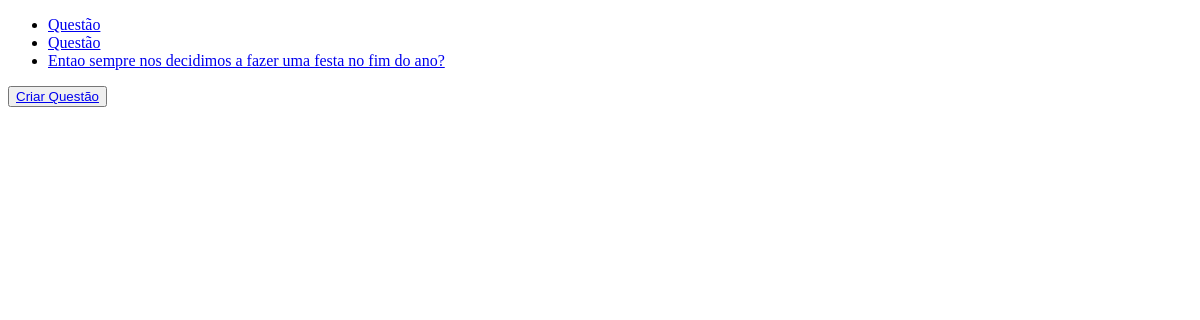
The page /votacao/ (signed in) on the database as committed earlier.
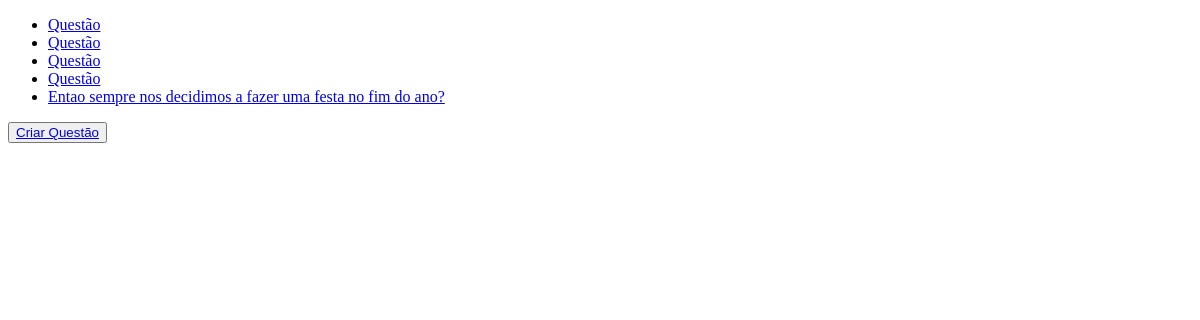
The same page on the database as committed later.
### votacao/models.py (models this page shows, shortened)
class Questao(models.Model):
    questao_texto = models.CharField(max_length=200)
    pub_data = models.DateTimeField('data da publicacao')

### votacao/views.py (the view)
# urls.py: path("", views.index, name="index"),
def index(request):
    if not request.user.is_authenticated:
        return render(request, 'votacao/login.html')
    else:
        latest_question_list = Questao.objects.order_by('-pub_data')[:5]
        context = {'latest_question_list': latest_question_list}
        return render(request, 'votacao/index.html', context)

### votacao/templates/votacao/index.html (shortened to what this page needs)
<!DOCTYPE html>
<html lang="en">
<head>
</head>
<body>
{% if latest_question_list %}
<ul>
 {% for questao in latest_question_list %}
 <li>
<a href="{% url 'votacao:detalhe' questao.id %}">
{{ questao.questao_texto }}
</a>
</li>
 {% endfor %}
</ul>
{% else %}
<p>Nao ha questoes disponiveis.</p>
{% endif %}
<button>
    <a  href="{% url 'votacao:criar' %}">
        Criar Questão
    </a>
</button>
</body>
</html>

Rows that differ between the two databases and show on the page:
added Questao: questao_texto "Questão"
added Questao: questao_texto "Questão"
